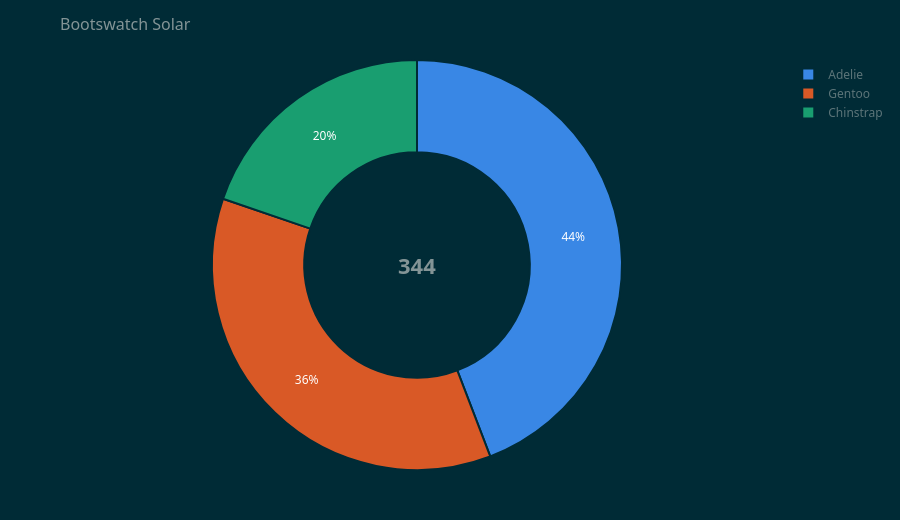

Here is the notebook cell this chart was saved with:
### Markdown cell above
## Bootstrap / Dash themes and transparency
In dashboards use a `-transparent` theme so the card shows through.

### Code cell
pc.donut(pen, 'species', theme='solar', backend='plotly', title='Bootswatch Solar')

### Figure 1 — Plotly figure (JSON) as saved in the notebook; plotly's stock layout.template omitted (floating-point values rounded to 4 significant figures)
{"data": [{"direction": "clockwise", "hole": 0.55, "hovertemplate": "<b>%{label}</b><br>%{value:,.4~g} (%{percent})<extra></extra>", "insidetextorientation": "horizontal", "labels": ["Adelie", "Gentoo", "Chinstrap"], "marker": {"colors": ["#3987e5", "#d95926", "#199e70"], "line": {"color": "#002b36", "width": 2}}, "rotation": 0, "sort": false, "textinfo": "percent", "textposition": "inside", "texttemplate": ["%{percent:.0%}", "%{percent:.0%}", "%{percent:.0%}"], "type": "pie", "values": [152, 124, 68]}], "layout": {"annotations": [{"font": {"color": "#839496", "size": 22}, "showarrow": false, "text": "<b>344</b>", "x": 0.5, "xref": "paper", "y": 0.5, "yref": "paper"}], "height": 520, "title": {"text": "Bootswatch Solar"}}}
